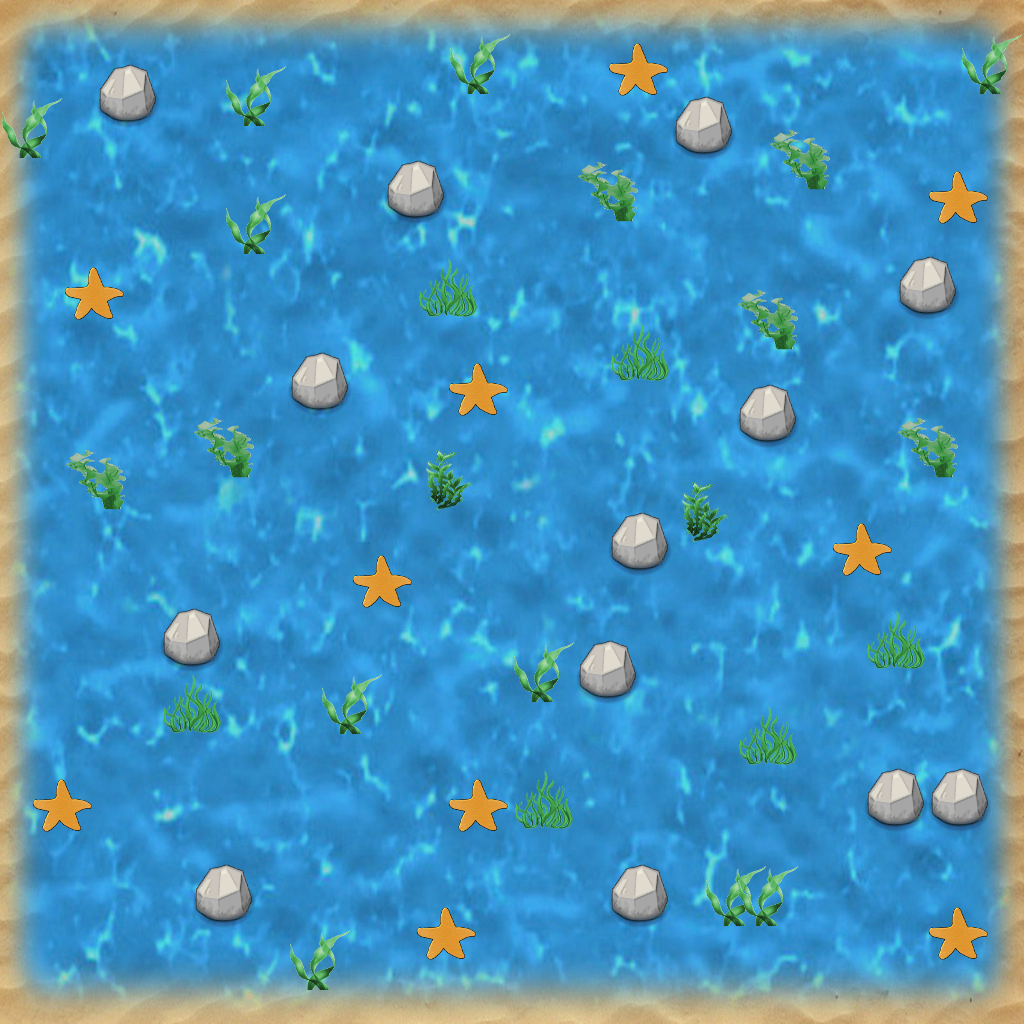

A 2D game scene composited from a Tiled map and its tileset images. What follows is a short description and the map's XML, with every tile layer's data as written:
An orthogonal 32x32 tile map with 32x32 px tiles, 1 tile layer (items), 3 tilesets, 1 image layer and 1 object (Start).

<map version="1.2" tiledversion="1.2.3" orientation="orthogonal" renderorder="right-down" width="32" height="32" tilewidth="32" tileheight="32" infinite="0" nextlayerid="6" nextobjectid="11">
 <tileset firstgid="1" name="ocean-plants" tilewidth="64" tileheight="64" tilecount="4" columns="2">
  <image source="ocean-plants.png" width="128" height="128" />
  <tile id="0">
   <properties>
    <property name="name" value="Plant0" />
   </properties>
  </tile>
  <tile id="1">
   <properties>
    <property name="name" value="Plant1" />
   </properties>
  </tile>
  <tile id="2">
   <properties>
    <property name="name" value="Plant2" />
   </properties>
  </tile>
  <tile id="3">
   <properties>
    <property name="name" value="Plant3" />
   </properties>
  </tile>
 </tileset>
 <tileset firstgid="5" name="rock" tilewidth="64" tileheight="64" tilecount="1" columns="1">
  <image source="rock.png" width="64" height="64" />
  <tile id="0">
   <properties>
    <property name="name" value="Rock" />
   </properties>
  </tile>
 </tileset>
 <tileset firstgid="6" name="starfish" tilewidth="60" tileheight="53" tilecount="1" columns="1">
  <image source="starfish.png" width="60" height="53" />
  <tile id="0">
   <properties>
    <property name="name" value="Starfish" />
   </properties>
  </tile>
 </tileset>
 <imagelayer id="2" name="background" opacity="0.98">
  <image source="large-water.jpg" width="1024" height="1024" />
 </imagelayer>
 <layer id="1" name="items" width="32" height="32" locked="1">
  <properties>
   <property name="name" value="Start" />
  </properties>
  <data encoding="csv">
0,0,0,0,0,0,0,0,0,0,0,0,0,0,0,0,0,0,0,0,0,0,0,0,0,0,0,0,0,0,0,0,
0,0,0,0,0,0,0,0,0,0,0,0,0,0,0,0,0,0,0,0,0,0,0,0,0,0,0,0,0,0,0,0,
0,0,0,0,0,0,0,0,0,0,0,0,0,0,2,0,0,0,0,6,0,0,0,0,0,0,0,0,0,0,2,0,
0,0,0,5,0,0,0,2,0,0,0,0,0,0,0,0,0,0,0,0,0,0,0,0,0,0,0,0,0,0,0,0,
2,0,0,0,0,0,0,0,0,0,0,0,0,0,0,0,0,0,0,0,0,5,0,0,0,0,0,0,0,0,0,0,
0,0,0,0,0,0,0,0,0,0,0,0,0,0,0,0,0,0,0,0,0,0,0,0,4,0,0,0,0,0,0,0,
0,0,0,0,0,0,0,0,0,0,0,0,5,0,0,0,0,0,4,0,0,0,0,0,0,0,0,0,0,6,0,0,
0,0,0,0,0,0,0,2,0,0,0,0,0,0,0,0,0,0,0,0,0,0,0,0,0,0,0,0,0,0,0,0,
0,0,0,0,0,0,0,0,0,0,0,0,0,0,0,0,0,0,0,0,0,0,0,0,0,0,0,0,0,0,0,0,
0,0,6,0,0,0,0,0,0,0,0,0,0,3,0,0,0,0,0,0,0,0,0,0,0,0,0,0,5,0,0,0,
0,0,0,0,0,0,0,0,0,0,0,0,0,0,0,0,0,0,0,0,0,0,0,4,0,0,0,0,0,0,0,0,
0,0,0,0,0,0,0,0,0,0,0,0,0,0,0,0,0,0,0,3,0,0,0,0,0,0,0,0,0,0,0,0,
0,0,0,0,0,0,0,0,0,5,0,0,0,0,6,0,0,0,0,0,0,0,0,0,0,0,0,0,0,0,0,0,
0,0,0,0,0,0,0,0,0,0,0,0,0,0,0,0,0,0,0,0,0,0,0,5,0,0,0,0,0,0,0,0,
0,0,0,0,0,0,4,0,0,0,0,0,0,0,0,0,0,0,0,0,0,0,0,0,0,0,0,0,4,0,0,0,
0,0,4,0,0,0,0,0,0,0,0,0,0,1,0,0,0,0,0,0,0,0,0,0,0,0,0,0,0,0,0,0,
0,0,0,0,0,0,0,0,0,0,0,0,0,0,0,0,0,0,0,0,0,1,0,0,0,0,0,0,0,0,0,0,
0,0,0,0,0,0,0,0,0,0,0,0,0,0,0,0,0,0,0,5,0,0,0,0,0,0,6,0,0,0,0,0,
0,0,0,0,0,0,0,0,0,0,0,6,0,0,0,0,0,0,0,0,0,0,0,0,0,0,0,0,0,0,0,0,
0,0,0,0,0,0,0,0,0,0,0,0,0,0,0,0,0,0,0,0,0,0,0,0,0,0,0,0,0,0,0,0,
0,0,0,0,0,5,0,0,0,0,0,0,0,0,0,0,0,0,0,0,0,0,0,0,0,0,0,3,0,0,0,0,
0,0,0,0,0,0,0,0,0,0,0,0,0,0,0,0,2,0,5,0,0,0,0,0,0,0,0,0,0,0,0,0,
0,0,0,0,0,3,0,0,0,0,2,0,0,0,0,0,0,0,0,0,0,0,0,0,0,0,0,0,0,0,0,0,
0,0,0,0,0,0,0,0,0,0,0,0,0,0,0,0,0,0,0,0,0,0,0,3,0,0,0,0,0,0,0,0,
0,0,0,0,0,0,0,0,0,0,0,0,0,0,0,0,0,0,0,0,0,0,0,0,0,0,0,0,0,0,0,0,
0,6,0,0,0,0,0,0,0,0,0,0,0,0,6,0,3,0,0,0,0,0,0,0,0,0,0,5,0,5,0,0,
0,0,0,0,0,0,0,0,0,0,0,0,0,0,0,0,0,0,0,0,0,0,0,0,0,0,0,0,0,0,0,0,
0,0,0,0,0,0,0,0,0,0,0,0,0,0,0,0,0,0,0,0,0,0,0,0,0,0,0,0,0,0,0,0,
0,0,0,0,0,0,5,0,0,0,0,0,0,0,0,0,0,0,0,5,0,0,2,2,0,0,0,0,0,0,0,0,
0,0,0,0,0,0,0,0,0,0,0,0,0,6,0,0,0,0,0,0,0,0,0,0,0,0,0,0,0,6,0,0,
0,0,0,0,0,0,0,0,0,2,0,0,0,0,0,0,0,0,0,0,0,0,0,0,0,0,0,0,0,0,0,0,
0,0,0,0,0,0,0,0,0,0,0,0,0,0,0,0,0,0,0,0,0,0,0,0,0,0,0,0,0,0,0,0
</data>
 </layer>
 <objectgroup id="5" name="objects">
  <object id="8" name="Start" x="30" y="874" width="106" height="90" />
 </objectgroup>
</map>
